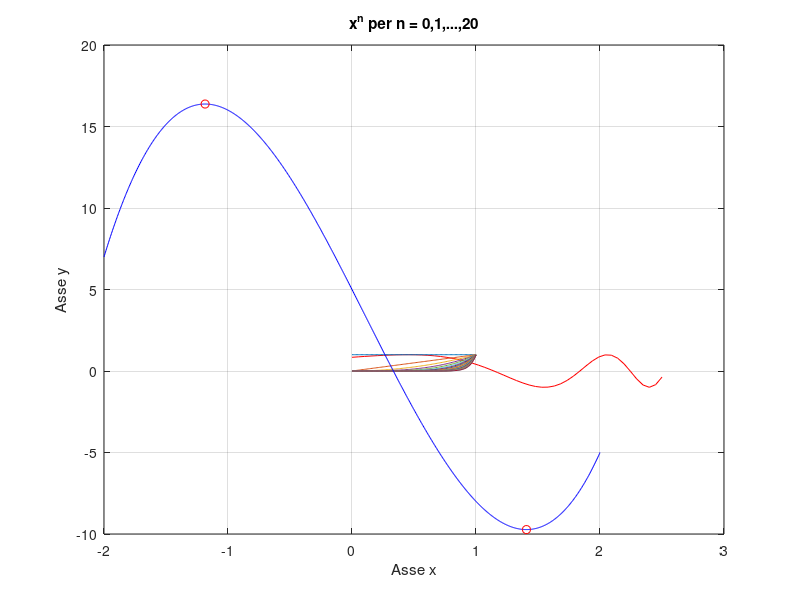
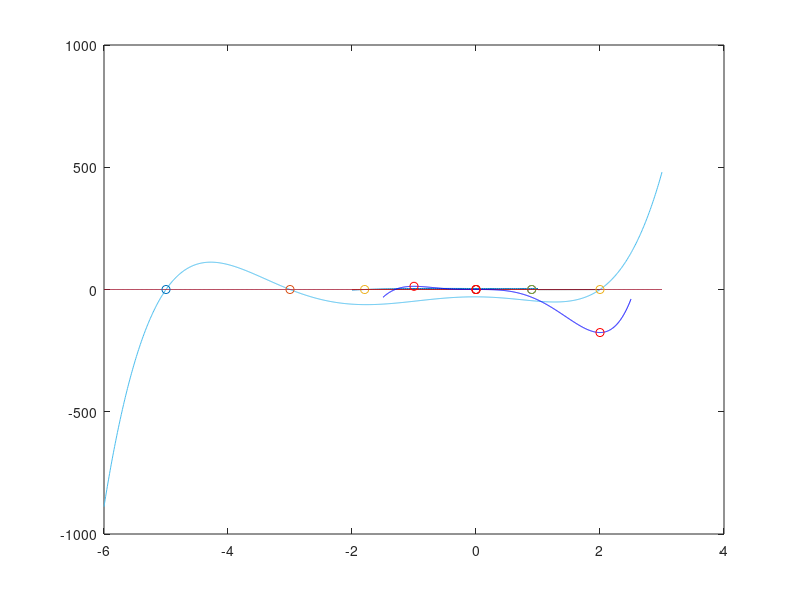

The MATLAB script that drew these images, in order:
%% Esercizio 2

x = linspace(0,2.5,50);
fx = sin(exp(1).^x);
x1 = linspace(-3,1.5,50);
gx = (x1.^3-3*x1 +2).*exp(1).^x1;
figure(1)
plot(x,fx,'r');
title("Grafico 1")
grid on
figure(2)
plot(x1,gx,'b');
title("Grafico 2")
grid on;

%% Esercizio 3
clear
x = linspace(0,1,100);
figure(1)
hold on;
for n = 0:20
    f_n = x.^n;
    plot(x,f_n)
end
hold off;
title("x^n per n = 0,1,...,20")
xlabel("Asse x")
ylabel("Asse y")

figure(2)
hold on;
for n = 0:20
    f_n = x.^(1/n);
    plot(x,f_n)
end
hold off;
title("x^{(1/n)} per n = 0,1,...,20")
xlabel("Asse x")
ylabel("Asse y")

%% Esercizio 4
f_x = @(x) ((2*log(x+2))/sqrt(x+1)-(x.^2 +2*x+1)./(x.^2 +1));
x = linspace(1,2,100);
plot(x,f_x(x),"k")

%% Esercizi polinomi 1
p = [1 -1 4 -1];
q = [1 -3 -1];
q = [0 q];
disp(q)
diff = p-q;
disp(diff)
res2 = 3*p + 5*q;
disp(res2)
res3 = conv(p,q);
disp(res3)
res4 = 2*p.^2 -3*q.^3;
disp(res4)

[quoz,resto] = deconv(p,q(2:end));
disp(quoz)
disp(resto)

p_prime = polyder(p);
disp(p)
disp(p_prime)

res = polyval(p,3) - polyval(q,3);
disp(res)

%% Esercizio 2
clear;

x1 = linspace(-2,1,100);
f = x1.^3 -x1 +4;
pol = [1 0 -1 4];
z = roots(pol);
hold on
plot(x1,f)
plot(x1,x1.*0)
plot(real(z),0,'o')

x2 = linspace(-6,3,1000);
f = x2.^5 + 6*x2.^4 -24*x2.^2 -x2 -30;
pol = [1 6 0 -24 -1 -30];
z = roots(pol);
disp(z)
plot(x2,f)
plot(x2,x2.*0)
plot(real(z),0,'o')

%% Esercizio 3
pol1 = [1 -2 1];
int1 = polyint(pol1);
disp(int1)
res1 = polyval(int1,3) - polyval(int1,0);
disp(res1)

pol2 = [4 5 5 0 -1 0];
int2 = polyint(pol2);
disp(int2)
res2 = polyval(int2,7) - polyval(int2,-1);
disp(res2)

%% Esercizio 4
pol1 = [3 -1 -15 5];
der1 = polyder(pol1);
disp(der1)
possible = roots(der1);
possible = possible(possible >= -2 & possible <= 2);
disp(possible)
y = polyval(pol1,possible);
disp(y)

xplot = linspace(-2,2,1000);
yplot = polyval(pol1,xplot);
figure(1)
hold on;

plot(xplot,yplot,'b');
plot(possible,y,'ro')
hold off;

a = -1.5;
b = 2.5;
pol = [12 -15 -40 0 0 0];
der = polyder(pol);
x = roots(der);
disp(x)
x_filtered = x(x >= a & x <= b);
y = polyval(pol,x_filtered);

xplot = linspace(a,b,1000);
yplot = polyval(pol,xplot);
figure(2)
hold on;

plot(xplot,yplot,'b');
plot(x_filtered,y,'ro');
hold off;
